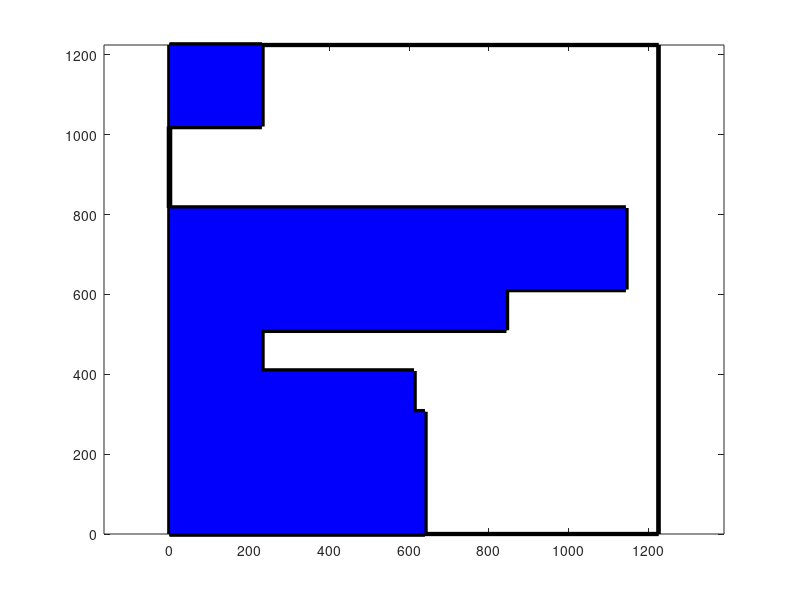

MATLAB code to generate this figure: (Note: this script raises an error after producing the figure.)
%%%%
% Generate winter/summer flood ecxcess lake figures for given scenarios etc.
% (suceeds <donalllev_auto.m>)
%%%%

% Used to generate fig. 9 in Bokhove, Kelmanson, & Kent (2018).
% On using flood-excess volume to assess natural flood management,
% exemplified for extreme 2007 and 2015 floods in Yorkshire.
% https://doi.org/10.31223/osf.io/87z6w

%%% To use as it is:
% - choose season nws below and run as normal

%%% To edit for different FEVs scenarios, etc.:
% - change inputs in the next section

%%% To change plotting attributes, e.g., location of text/arrows, shading
% - top of PLOTTING section below


clear; clf;

nws = 1; % summer
% nws = 0; % winter

%% SCENARIOS AND STORAGE
scens = {'S1', 'S2a', 'S2b', 'S2c', 'S3a', 'S3b', 'S3c'}; % scenario names
nopto = length(scens); % # of scenarios
narea = 3; % # of areas
FEV = 3.000; % M cubic metres

depth = 2; % m
Lside = sqrt(FEV*10^6/depth);
xmax = Lside;
Vr = 2.8;     % M cubic metres (res stroage)
Vnfm = 0.567; % M cubic metres (nfm storage)
V3 = [2.8 0 0.567];

vectopto = 1.0*ones(1,nopto);
vectFEV = FEV*ones(1,narea);
Ama = zeros(nopto,narea);

Astore = Ama;
Ama(1,1:3) = [1/3 1/3 1/3]; % S1
Ama(2,1:3) = [1/2 1/2 0];% S2a
Ama(3,1:3) = [0 1/2 1/2];% S2b
Ama(4,1:3) = [1/2 0 1/2];% S2c
Ama(5,1:3) = [1 0 0];% S3a
Ama(6,1:3) = [0 1 0];% S3b
Ama(7,1:3) = [0 0 1];% S3c

Arain = Ama*FEV;
Astore(:,1) = Vr;
Astore(:,2) = 0.0;
Astore(:,3) = Vnfm;
Astore;

Aactstore = min(Astore,Arain)
Vsum = Aactstore*ones(narea,1)
VsF = Vsum/FEV 
Vfracs = Vsum/FEV; % same as above?

% rainfall probabilities for each scenario
vwinterp = [1/2 1/8 1/8 0 1/12 1/12 1/12]
vsummerp = [1/4 1/12 1/12 1/12 1/6 1/6 1/6]

[nw,dw] = rat(vwinterp); % for plot labelling
[ns,ds] = rat(vsummerp);

Vwp = vwinterp;
Vsp = vsummerp;

for ii = 2:nopto % cumulative probabilities
  Vwp(ii) = Vwp(ii)+Vwp(ii-1);
  Vsp(ii) = Vsp(ii)+Vsp(ii-1);
end

Vwp0 = [0 Vwp];
Vsp0 = [0 Vsp];

%% STATISTICS
% Average
vwintav = Vfracs'*transpose(vwinterp) % rain scenarios with weights
vsummav = Vfracs'*transpose(vsummerp)

rw = vwintav*ones(1,nopto);
rs = vwintav*ones(1,nopto);

% standard deviation
swint = 0.0;
ssumm = 0.0;
for ii=1:nopto
   swint = swint+(Vfracs(ii)*vwinterp(ii)-vwintav)^2;
   ssumm = ssumm+(Vfracs(ii)*vsummerp(ii)-vsummav)^2;
end

devwin = swint/(nopto-1)
devsum = ssumm/(nopto-1)
%
%
% 

%% PLOTTING

fs = 14; % text size
pos = 0.8; % text position in [0,1]
pos_a = 0.95; %arrow position in [0,1]
alph = 0.3; % transparency of shading

figno = 20;

Lx = Lside;
Ly = Lside;
L0 = 0;
x1 = [L0,Lx,Lx,L0,L0,L0,Lx,Lx,L0,L0];
y1 = [0,0,Ly,Ly,0,0,0,Ly,Ly,0];
z1 = [0,0,0,0,0,depth,depth,depth,depth,depth];
x2 = [Lx,Lx]; y2 = [0,0]; z2 = [0,depth];
x3 = [Lx,Lx]; y3 = [Ly,Ly]; z3 = [0,depth];
x4 = [0,0]; y4 = [Ly,Ly]; z4 = [0,depth];


fh3 = figure(figno+nws); clf;

plot(x1,y1,'-k','linewidth',3); hold on;
plot(x2,y2,'-k','linewidth',3); hold on;
plot(x3,y3,'--k','linewidth',3); hold on;
plot(x4,y4,'-k','linewidth',3); hold on;
axis('equal');

if (nws == 0)
    
    x1 = Lx*[ 0 VsF(1) VsF(1) VsF(2) VsF(2) VsF(3) VsF(3) VsF(4) VsF(4) VsF(5) VsF(5) VsF(6) VsF(6) VsF(7) VsF(7) 0];
    y1 = Ly*[ 0 0 Vwp(1) Vwp(1) Vwp(2) Vwp(2) Vwp(3) Vwp(3) Vwp(4) Vwp(4) Vwp(5) Vwp(5) Vwp(6) Vwp(6) Vwp(7) Vwp(7)];
    plot(x1,y1,'-k','linewidth',4); hold on;
    patch(x1,y1,[0 0 0.99]); alpha(alph); hold on;
    
    Lx = vwintav*Lside;
    x1 = [Lx,Lx];
    y1 = [0,Ly];
    plot(x1,y1,'--b','linewidth',2); hold on;
    
    Lx = (vwintav+devwin)*Lside;
    x1 = [Lx,Lx,];
    y1 = [0,Ly];
    
    plot(x1,y1,'-.b','linewidth',1); hold on;
    Lx = (vwintav-devwin)*Lside;
    x1 = [Lx,Lx]; y1 = [0,Ly];
    plot(x1,y1,'-.b','linewidth',1); hold on;
    
    for nn = 1:nopto % annotate arrows for scenario probabilities
        
        an = annotation('doublearrow');
        an.Parent = gca;
        axx = [1 1]*pos_a*Lside;
        axy = [Vwp0(nn) Vwp0(nn+1)]*Lside;
        an.X = axx;
        an.Y = axy;
        an.Color = 'red';
        
        if nw(nn) == 0
%             text(pos*Lside,Lside*(Vwp0(nn)+Vwp0(nn+1))/2, sprintf(' (%s): $$%d$$',scens{nn},nw(nn)),...
%                 'Interpreter','latex','fontsize',fs);
        else
            text(pos*Lside,Lside*(Vwp0(nn)+Vwp0(nn+1))/2, sprintf(' (%s): $$\\frac{%d}{%d}$$',scens{nn}, ...
                nw(nn), dw(nn)),'Interpreter','latex','fontsize',fs);
        end
        
        line([0 Lside],[Lside*Vwp0(nn) Lside*Vwp0(nn)],'Color','r','Linestyle',':');
        
    end
    
    line([0 Lside],[Lside*Vwp0(end) Lside*Vwp0(end)],'Color','r','Linestyle',':');
    
else
    
    x1 = Lx*[ 0 VsF(1) VsF(1) VsF(2) VsF(2) VsF(3) VsF(3) VsF(4) VsF(4) VsF(5) VsF(5) VsF(6) VsF(6) VsF(7) VsF(7) 0];
    y1 = Ly*[ 0 0 Vsp(1) Vsp(1) Vsp(2) Vsp(2) Vsp(3) Vsp(3) Vsp(4) Vsp(4) Vsp(5) Vsp(5) Vsp(6) Vsp(6) Vsp(7) Vsp(7)];
    plot(x1,y1,'-k','linewidth',4); hold on;
    patch(x1,y1,[0 0 0.99]); alpha(alph); hold on;
    
    Lx = vsummav*Lside;
    x1 = [Lx,Lx];
    y1 = [0,Ly];
    plot(x1,y1,'--b','linewidth',2); hold on;
    
    Lx = (vsummav+devsum)*Lside;
    x1 = [Lx,Lx,];
    y1 = [0,Ly];
    plot(x1,y1,'-.b','linewidth',1); hold on;
    
    
    Lx = (vsummav-devsum)*Lside;
    x1 = [Lx,Lx]; y1 = [0,Ly];
    plot(x1,y1,'-.b','linewidth',1); hold on;
    
    
    for nn = 1:nopto
        
        an = annotation('doublearrow');
        an.Parent = gca;
        axx = [1 1]*pos_a*Lside;
        axy = [Vsp0(nn) Vsp0(nn+1)]*Lside;
        an.X = axx;
        an.Y = axy;
        an.Color = 'red';
        
        if ns(nn) == 0
%             text(pos*Lside,Lside*(Vsp0(nn)+Vsp0(nn+1))/2, sprintf(' (%s): $$%d$$',scens{nn},ns(nn)),...
%                 'Interpreter','latex','fontsize',fs);
        else
            text(pos*Lside,Lside*(Vsp0(nn)+Vsp0(nn+1))/2, sprintf(' (%s): $$\\frac{%d}{%d}$$',scens{nn}, ...
                ns(nn), ds(nn)),'Interpreter','latex','fontsize',fs);
        end
        
        line([0 Lside],[Lside*Vsp(nn) Lside*Vsp(nn)],'Color','r','Linestyle',':');
        
    end
    
    line([0 Lside],[Lside*Vsp0(1) Lside*Vsp0(1)],'Color','r','Linestyle',':');
    
end
        
xlabel('Side-length (m)','fontsize',16);
ylabel('Side-length (m)','fontsize',16);
axis([0 xmax 0 xmax 0 depth]);



if (nws==0)
    title(sprintf('Winter flood-excess lake: FEV $$\\approx (%d^2 \\times 2)$$m$$^3 \\approx %.3f$$Mm$$^3$$',...
        round(Lside,0),FEV),'Interpreter','latex','fontsize',20);
    fh3_fname = 'donallev_winter';
else
    title(sprintf('Summer flood-excess lake: FEV $$\\approx (%d^2 \\times 2)$$m$$^3 \\approx  %.3f$$Mm$$^3$$',...
        round(Lside,0),FEV),'Interpreter','latex','fontsize',20);
    fh3_fname = 'donallev_summer';
end

%% SAVE FIGURE
set(fh3, 'PaperUnits', 'centimeters');
x_width = 21;
y_width = 21;
set(fh3, 'PaperPosition', [0 0 x_width y_width]);
saveas(fh3,fullfile(fh3_fname),'jpeg')




